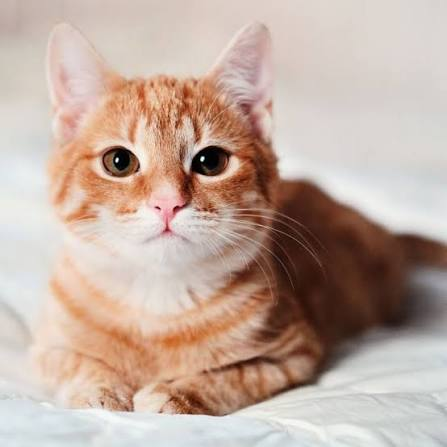
#> input picture photos/cat1.jpg, 447 x 447 px
$ python bitwise.py
#> lines starting #> are read from the running program, lines starting #| are printed output that depends on the picture; after the words box and inside, x2 and y2 are one past the last pixel; in counts of white or black regions, pixels touching at a corner belong together
import cv2 as cv
import numpy as np

blank=np.zeros((400,400),dtype='uint8')

img1=cv.imread("photos/cat1.jpg")
#> img1 is the input picture: shape (447, 447, 3); mean B, G, R 160.5, 172, 193.5
img2=cv.imread("photos/cat2.jpg")
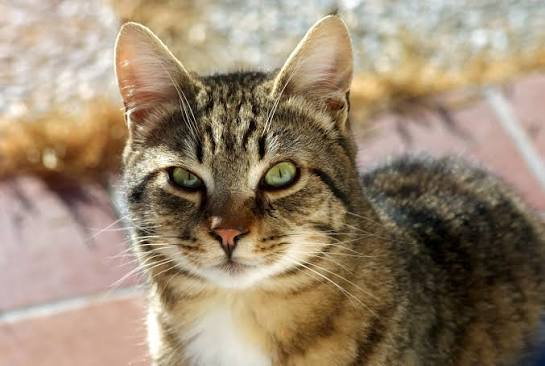
#> input picture photos/cat2.jpg, 545 x 366 px
#> img2 is the input picture: shape (366, 545, 3); mean B, G, R 112.2, 135, 153

rectangle=cv.rectangle(blank.copy(),(30,30),(370,370),255,-1)

circle=cv.circle(blank.copy(),(200,200),200,255,-1)

cv.imshow("Rectangle",rectangle)
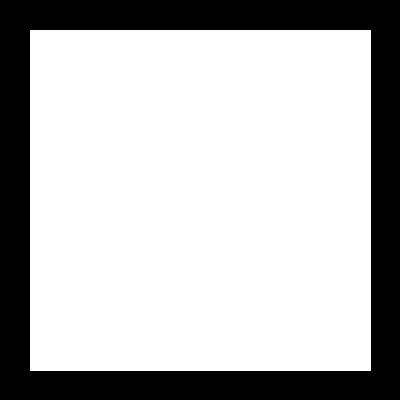
#> window 'Rectangle': shape (400, 400); 72.7% white; 1 black region, box (x1, y1, x2, y2) and area: (0, 0, 400, 400) 43719
cv.imshow("Circle",circle)
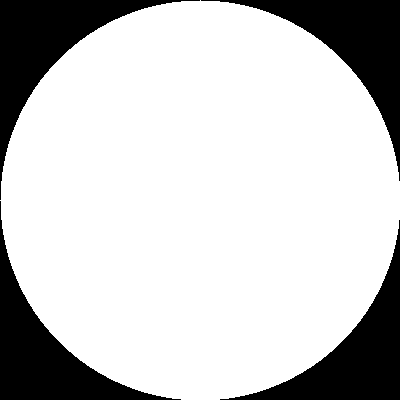
#> window 'Circle': shape (400, 400); 78.5% white; 4 black regions, box (x1, y1, x2, y2) and area: (0, 0, 200, 200) 8793, (201, 0, 400, 181) 8593, (0, 201, 181, 400) 8593, (220, 220, 400, 400) 8394

#bitwise AND
Bitwise_and=cv.bitwise_and(rectangle,circle)
cv.imshow("AND",Bitwise_and)
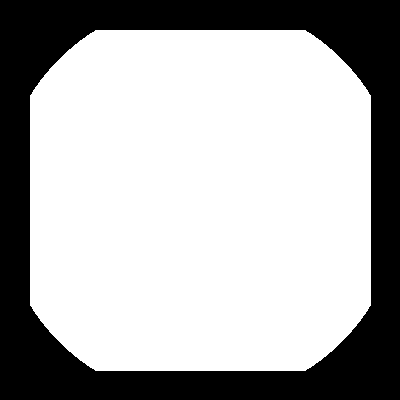
#> window 'AND': shape (400, 400); 68.1% white; 1 black region, box (x1, y1, x2, y2) and area: (0, 0, 400, 400) 51051

#bitwise OR
Bitwise_or=cv.bitwise_or(rectangle,circle)
cv.imshow('OR',Bitwise_or)
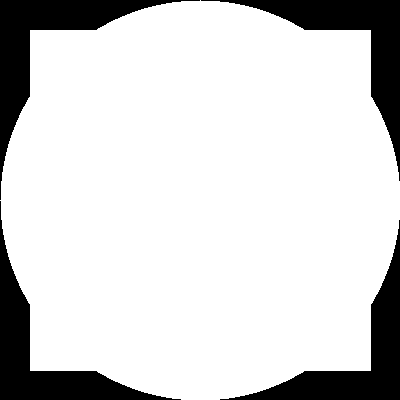
#> window 'OR': shape (400, 400); 83.1% white; 4 black regions, box (x1, y1, x2, y2) and area: (0, 0, 200, 200) 6960, (201, 0, 400, 181) 6760, (0, 201, 181, 400) 6760, (220, 220, 400, 400) 6561

#bitwise NOT
Bitwise_not=cv.bitwise_not(rectangle)
cv.imshow('NOT',Bitwise_not)

#bitwise XOR
Bitwise_xor=cv.bitwise_xor(rectangle,circle)
cv.imshow('XOR',Bitwise_xor)
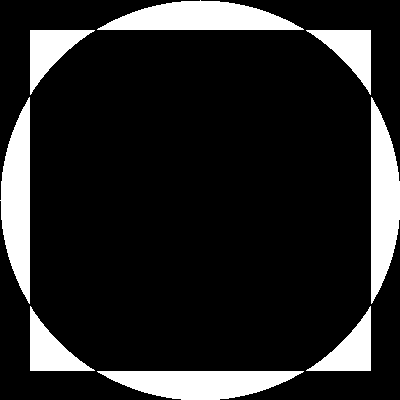
#> window 'XOR': shape (400, 400); 15% white; 8 white regions, largest, box (x1, y1, x2, y2) and area: (97, 0, 304, 30) 4170, (0, 97, 30, 304) 4170, (371, 97, 400, 304) 4169
cv.waitKey(0)
